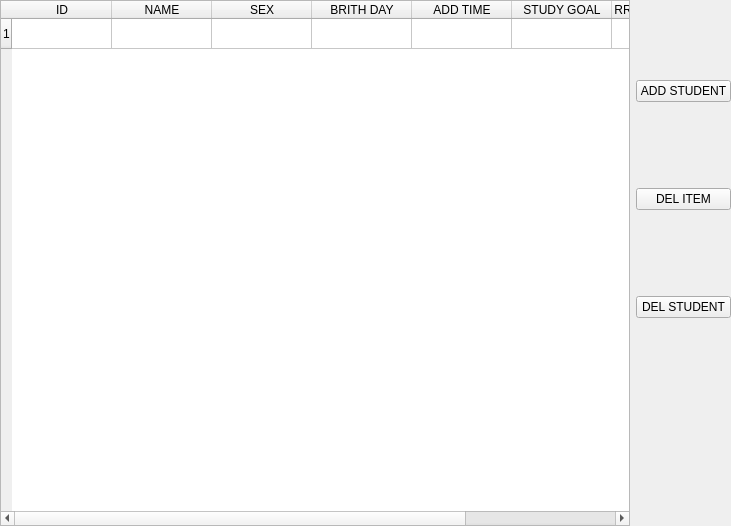
<?xml version="1.0" encoding="UTF-8"?>
<ui version="4.0">
 <class>StudentInfoWidget</class>
 <widget class="QWidget" name="StudentInfoWidget">
  <property name="geometry">
   <rect>
    <x>0</x>
    <y>0</y>
    <width>731</width>
    <height>526</height>
   </rect>
  </property>
  <property name="windowTitle">
   <string>Form</string>
  </property>
  <layout class="QHBoxLayout" name="horizontalLayout">
   <property name="leftMargin">
    <number>0</number>
   </property>
   <property name="topMargin">
    <number>0</number>
   </property>
   <property name="rightMargin">
    <number>0</number>
   </property>
   <property name="bottomMargin">
    <number>0</number>
   </property>
   <item>
    <widget class="QTableWidget" name="tableWidget">
     <row/>
     <column>
      <property name="text">
       <string>ID</string>
      </property>
     </column>
     <column>
      <property name="text">
       <string>NAME</string>
      </property>
     </column>
     <column>
      <property name="text">
       <string>SEX</string>
      </property>
     </column>
     <column>
      <property name="text">
       <string>BRITH DAY</string>
      </property>
     </column>
     <column>
      <property name="text">
       <string>ADD TIME</string>
      </property>
     </column>
     <column>
      <property name="text">
       <string>STUDY GOAL</string>
      </property>
     </column>
     <column>
      <property name="text">
       <string>CURRENT PROGRESS</string>
      </property>
     </column>
     <column>
      <property name="text">
       <string>PHOTO</string>
      </property>
     </column>
    </widget>
   </item>
   <item>
    <layout class="QVBoxLayout" name="verticalLayout">
     <item>
      <spacer name="verticalSpacer">
       <property name="orientation">
        <enum>Qt::Orientation::Vertical</enum>
       </property>
       <property name="sizeHint" stdset="0">
        <size>
         <width>20</width>
         <height>40</height>
        </size>
       </property>
      </spacer>
     </item>
     <item>
      <widget class="QPushButton" name="btnAddStudent">
       <property name="text">
        <string>ADD STUDENT</string>
       </property>
      </widget>
     </item>
     <item>
      <spacer name="verticalSpacer_2">
       <property name="orientation">
        <enum>Qt::Orientation::Vertical</enum>
       </property>
       <property name="sizeHint" stdset="0">
        <size>
         <width>20</width>
         <height>40</height>
        </size>
       </property>
      </spacer>
     </item>
     <item>
      <widget class="QPushButton" name="btnDelItem">
       <property name="text">
        <string>DEL ITEM</string>
       </property>
      </widget>
     </item>
     <item>
      <spacer name="verticalSpacer_3">
       <property name="orientation">
        <enum>Qt::Orientation::Vertical</enum>
       </property>
       <property name="sizeHint" stdset="0">
        <size>
         <width>20</width>
         <height>40</height>
        </size>
       </property>
      </spacer>
     </item>
     <item>
      <widget class="QPushButton" name="btnDelStudent">
       <property name="text">
        <string>DEL STUDENT</string>
       </property>
      </widget>
     </item>
     <item>
      <spacer name="verticalSpacer_4">
       <property name="orientation">
        <enum>Qt::Orientation::Vertical</enum>
       </property>
       <property name="sizeHint" stdset="0">
        <size>
         <width>20</width>
         <height>208</height>
        </size>
       </property>
      </spacer>
     </item>
    </layout>
   </item>
  </layout>
 </widget>
 <resources/>
 <connections/>
</ui>
